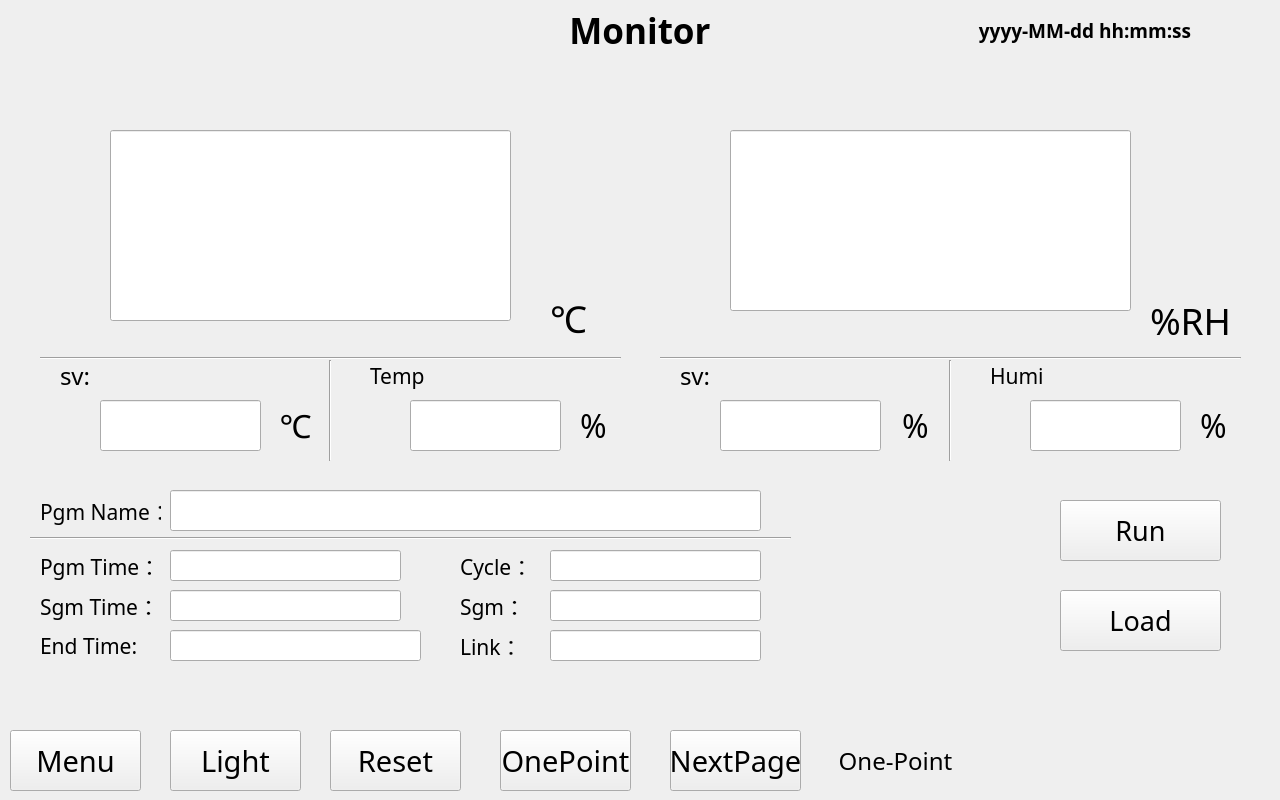
<?xml version="1.0" encoding="UTF-8"?>
<ui version="4.0">
 <class>Monitoring_Interface</class>
 <widget class="QWidget" name="Monitoring_Interface">
  <property name="geometry">
   <rect>
    <x>0</x>
    <y>0</y>
    <width>1280</width>
    <height>800</height>
   </rect>
  </property>
  <property name="windowTitle">
   <string>Form</string>
  </property>
  <widget class="QWidget" name="Header" native="true">
   <property name="geometry">
    <rect>
     <x>0</x>
     <y>0</y>
     <width>1280</width>
     <height>60</height>
    </rect>
   </property>
   <widget class="QLabel" name="logo">
    <property name="geometry">
     <rect>
      <x>0</x>
      <y>15</y>
      <width>155</width>
      <height>33</height>
     </rect>
    </property>
    <property name="font">
     <font>
      <pointsize>24</pointsize>
      <weight>75</weight>
      <bold>true</bold>
     </font>
    </property>
    <property name="text">
     <string/>
    </property>
    <property name="alignment">
     <set>Qt::AlignCenter</set>
    </property>
   </widget>
   <widget class="QLabel" name="current_time">
    <property name="geometry">
     <rect>
      <x>930</x>
      <y>0</y>
      <width>310</width>
      <height>60</height>
     </rect>
    </property>
    <property name="font">
     <font>
      <family>思源黑体</family>
      <pointsize>14</pointsize>
      <weight>75</weight>
      <bold>true</bold>
     </font>
    </property>
    <property name="text">
     <string>yyyy-MM-dd hh:mm:ss</string>
    </property>
    <property name="alignment">
     <set>Qt::AlignCenter</set>
    </property>
   </widget>
   <widget class="QLabel" name="title">
    <property name="geometry">
     <rect>
      <x>550</x>
      <y>0</y>
      <width>180</width>
      <height>60</height>
     </rect>
    </property>
    <property name="font">
     <font>
      <family>思源黑体</family>
      <pointsize>26</pointsize>
      <weight>75</weight>
      <bold>true</bold>
     </font>
    </property>
    <property name="text">
     <string>Monitor</string>
    </property>
    <property name="textFormat">
     <enum>Qt::PlainText</enum>
    </property>
    <property name="alignment">
     <set>Qt::AlignCenter</set>
    </property>
   </widget>
  </widget>
  <widget class="QWidget" name="Main" native="true">
   <property name="geometry">
    <rect>
     <x>0</x>
     <y>60</y>
     <width>1280</width>
     <height>660</height>
    </rect>
   </property>
   <property name="focusPolicy">
    <enum>Qt::NoFocus</enum>
   </property>
   <widget class="QWidget" name="Temperature_box" native="true">
    <property name="geometry">
     <rect>
      <x>40</x>
      <y>40</y>
      <width>581</width>
      <height>361</height>
     </rect>
    </property>
    <widget class="Line" name="temperature_line_h">
     <property name="geometry">
      <rect>
       <x>0</x>
       <y>250</y>
       <width>581</width>
       <height>16</height>
      </rect>
     </property>
     <property name="orientation">
      <enum>Qt::Horizontal</enum>
     </property>
    </widget>
    <widget class="Line" name="temperature_line_v">
     <property name="geometry">
      <rect>
       <x>280</x>
       <y>260</y>
       <width>20</width>
       <height>101</height>
      </rect>
     </property>
     <property name="orientation">
      <enum>Qt::Vertical</enum>
     </property>
    </widget>
    <widget class="QLineEdit" name="temperature_edit_pv">
     <property name="geometry">
      <rect>
       <x>70</x>
       <y>30</y>
       <width>401</width>
       <height>191</height>
      </rect>
     </property>
     <property name="font">
      <font>
       <family>思源黑体</family>
       <pointsize>102</pointsize>
       <weight>50</weight>
       <bold>false</bold>
      </font>
     </property>
     <property name="focusPolicy">
      <enum>Qt::NoFocus</enum>
     </property>
     <property name="alignment">
      <set>Qt::AlignCenter</set>
     </property>
    </widget>
    <widget class="QLabel" name="temperature_company_pv">
     <property name="geometry">
      <rect>
       <x>510</x>
       <y>200</y>
       <width>38</width>
       <height>37</height>
      </rect>
     </property>
     <property name="font">
      <font>
       <family>思源黑体</family>
       <pointsize>28</pointsize>
       <weight>50</weight>
       <bold>false</bold>
      </font>
     </property>
     <property name="text">
      <string>℃</string>
     </property>
    </widget>
    <widget class="QLabel" name="temperature_sv_title">
     <property name="geometry">
      <rect>
       <x>20</x>
       <y>260</y>
       <width>61</width>
       <height>31</height>
      </rect>
     </property>
     <property name="font">
      <font>
       <family>思源黑体</family>
       <pointsize>18</pointsize>
       <weight>50</weight>
       <bold>false</bold>
      </font>
     </property>
     <property name="focusPolicy">
      <enum>Qt::NoFocus</enum>
     </property>
     <property name="text">
      <string>sv:</string>
     </property>
    </widget>
    <widget class="QLineEdit" name="temperature_edit_sv">
     <property name="geometry">
      <rect>
       <x>60</x>
       <y>300</y>
       <width>161</width>
       <height>51</height>
      </rect>
     </property>
     <property name="font">
      <font>
       <family>思源黑体</family>
       <pointsize>36</pointsize>
       <weight>75</weight>
       <bold>true</bold>
      </font>
     </property>
     <property name="focusPolicy">
      <enum>Qt::ClickFocus</enum>
     </property>
     <property name="alignment">
      <set>Qt::AlignCenter</set>
     </property>
    </widget>
    <widget class="QLabel" name="temperature_company_sv">
     <property name="geometry">
      <rect>
       <x>230</x>
       <y>300</y>
       <width>51</width>
       <height>51</height>
      </rect>
     </property>
     <property name="font">
      <font>
       <family>思源黑体</family>
       <pointsize>24</pointsize>
       <weight>50</weight>
       <bold>false</bold>
      </font>
     </property>
     <property name="text">
      <string>℃</string>
     </property>
     <property name="alignment">
      <set>Qt::AlignCenter</set>
     </property>
    </widget>
    <widget class="QLineEdit" name="temperature_edit_percent">
     <property name="geometry">
      <rect>
       <x>370</x>
       <y>300</y>
       <width>151</width>
       <height>51</height>
      </rect>
     </property>
     <property name="font">
      <font>
       <family>思源黑体</family>
       <pointsize>36</pointsize>
       <weight>75</weight>
       <bold>true</bold>
      </font>
     </property>
     <property name="focusPolicy">
      <enum>Qt::NoFocus</enum>
     </property>
     <property name="alignment">
      <set>Qt::AlignCenter</set>
     </property>
    </widget>
    <widget class="QLabel" name="temperature_company_percent">
     <property name="geometry">
      <rect>
       <x>540</x>
       <y>300</y>
       <width>31</width>
       <height>51</height>
      </rect>
     </property>
     <property name="font">
      <font>
       <family>思源黑体</family>
       <pointsize>24</pointsize>
      </font>
     </property>
     <property name="text">
      <string>%</string>
     </property>
    </widget>
    <widget class="QLabel" name="temperature_image">
     <property name="geometry">
      <rect>
       <x>290</x>
       <y>260</y>
       <width>30</width>
       <height>30</height>
      </rect>
     </property>
     <property name="text">
      <string/>
     </property>
    </widget>
    <widget class="QLabel" name="temperature_percent_title">
     <property name="geometry">
      <rect>
       <x>330</x>
       <y>260</y>
       <width>61</width>
       <height>31</height>
      </rect>
     </property>
     <property name="font">
      <font>
       <family>思源黑体</family>
       <pointsize>16</pointsize>
       <weight>50</weight>
       <bold>false</bold>
      </font>
     </property>
     <property name="text">
      <string>Temp</string>
     </property>
    </widget>
    <widget class="QLabel" name="temperature_check_icon">
     <property name="geometry">
      <rect>
       <x>290</x>
       <y>260</y>
       <width>31</width>
       <height>31</height>
      </rect>
     </property>
     <property name="text">
      <string/>
     </property>
    </widget>
   </widget>
   <widget class="QWidget" name="Humidity_box" native="true">
    <property name="geometry">
     <rect>
      <x>660</x>
      <y>40</y>
      <width>581</width>
      <height>361</height>
     </rect>
    </property>
    <widget class="Line" name="humidity_line_h">
     <property name="geometry">
      <rect>
       <x>0</x>
       <y>250</y>
       <width>581</width>
       <height>16</height>
      </rect>
     </property>
     <property name="orientation">
      <enum>Qt::Horizontal</enum>
     </property>
    </widget>
    <widget class="Line" name="humidity_line_v">
     <property name="geometry">
      <rect>
       <x>280</x>
       <y>260</y>
       <width>20</width>
       <height>101</height>
      </rect>
     </property>
     <property name="orientation">
      <enum>Qt::Vertical</enum>
     </property>
    </widget>
    <widget class="QLineEdit" name="humidity_edit_pv">
     <property name="geometry">
      <rect>
       <x>70</x>
       <y>30</y>
       <width>401</width>
       <height>181</height>
      </rect>
     </property>
     <property name="font">
      <font>
       <family>思源黑体</family>
       <pointsize>102</pointsize>
       <weight>50</weight>
       <bold>false</bold>
      </font>
     </property>
     <property name="focusPolicy">
      <enum>Qt::NoFocus</enum>
     </property>
     <property name="text">
      <string/>
     </property>
     <property name="alignment">
      <set>Qt::AlignCenter</set>
     </property>
    </widget>
    <widget class="QLabel" name="humidity_company_pv">
     <property name="geometry">
      <rect>
       <x>490</x>
       <y>200</y>
       <width>91</width>
       <height>41</height>
      </rect>
     </property>
     <property name="font">
      <font>
       <family>思源黑体</family>
       <pointsize>28</pointsize>
       <weight>50</weight>
       <bold>false</bold>
      </font>
     </property>
     <property name="text">
      <string>%RH</string>
     </property>
    </widget>
    <widget class="QLabel" name="humidity_sv_title">
     <property name="geometry">
      <rect>
       <x>20</x>
       <y>260</y>
       <width>61</width>
       <height>31</height>
      </rect>
     </property>
     <property name="font">
      <font>
       <family>思源黑体</family>
       <pointsize>18</pointsize>
       <weight>50</weight>
       <bold>false</bold>
      </font>
     </property>
     <property name="focusPolicy">
      <enum>Qt::NoFocus</enum>
     </property>
     <property name="text">
      <string>sv:</string>
     </property>
    </widget>
    <widget class="QLineEdit" name="humidity_edit_sv">
     <property name="geometry">
      <rect>
       <x>60</x>
       <y>300</y>
       <width>161</width>
       <height>51</height>
      </rect>
     </property>
     <property name="font">
      <font>
       <family>思源黑体</family>
       <pointsize>36</pointsize>
       <weight>75</weight>
       <bold>true</bold>
      </font>
     </property>
     <property name="focusPolicy">
      <enum>Qt::ClickFocus</enum>
     </property>
     <property name="alignment">
      <set>Qt::AlignCenter</set>
     </property>
    </widget>
    <widget class="QLabel" name="humidity_company_sv">
     <property name="geometry">
      <rect>
       <x>220</x>
       <y>300</y>
       <width>71</width>
       <height>51</height>
      </rect>
     </property>
     <property name="font">
      <font>
       <family>思源黑体</family>
       <pointsize>24</pointsize>
       <weight>50</weight>
       <bold>false</bold>
      </font>
     </property>
     <property name="text">
      <string>%</string>
     </property>
     <property name="alignment">
      <set>Qt::AlignCenter</set>
     </property>
    </widget>
    <widget class="QLabel" name="humidity_percent_title">
     <property name="geometry">
      <rect>
       <x>330</x>
       <y>260</y>
       <width>61</width>
       <height>31</height>
      </rect>
     </property>
     <property name="font">
      <font>
       <family>思源黑体</family>
       <pointsize>16</pointsize>
       <weight>50</weight>
       <bold>false</bold>
      </font>
     </property>
     <property name="text">
      <string>Humi</string>
     </property>
    </widget>
    <widget class="QLineEdit" name="humidity_edit_percent">
     <property name="enabled">
      <bool>true</bool>
     </property>
     <property name="geometry">
      <rect>
       <x>370</x>
       <y>300</y>
       <width>151</width>
       <height>51</height>
      </rect>
     </property>
     <property name="font">
      <font>
       <family>思源黑体</family>
       <pointsize>36</pointsize>
       <weight>75</weight>
       <bold>true</bold>
      </font>
     </property>
     <property name="focusPolicy">
      <enum>Qt::NoFocus</enum>
     </property>
     <property name="alignment">
      <set>Qt::AlignCenter</set>
     </property>
    </widget>
    <widget class="QLabel" name="humidity_company_percent">
     <property name="geometry">
      <rect>
       <x>540</x>
       <y>300</y>
       <width>31</width>
       <height>51</height>
      </rect>
     </property>
     <property name="font">
      <font>
       <family>思源黑体</family>
       <pointsize>24</pointsize>
      </font>
     </property>
     <property name="text">
      <string>%</string>
     </property>
    </widget>
    <widget class="QLabel" name="humidity_image">
     <property name="geometry">
      <rect>
       <x>290</x>
       <y>260</y>
       <width>31</width>
       <height>31</height>
      </rect>
     </property>
     <property name="text">
      <string/>
     </property>
    </widget>
    <widget class="QLabel" name="humidity_check_icon">
     <property name="geometry">
      <rect>
       <x>330</x>
       <y>300</y>
       <width>30</width>
       <height>30</height>
      </rect>
     </property>
     <property name="text">
      <string/>
     </property>
    </widget>
   </widget>
   <widget class="QWidget" name="Program_box" native="true">
    <property name="geometry">
     <rect>
      <x>30</x>
      <y>430</y>
      <width>981</width>
      <height>181</height>
     </rect>
    </property>
    <widget class="Line" name="program_line">
     <property name="geometry">
      <rect>
       <x>0</x>
       <y>40</y>
       <width>761</width>
       <height>16</height>
      </rect>
     </property>
     <property name="orientation">
      <enum>Qt::Horizontal</enum>
     </property>
    </widget>
    <widget class="QLabel" name="program_name_label">
     <property name="geometry">
      <rect>
       <x>10</x>
       <y>0</y>
       <width>121</width>
       <height>41</height>
      </rect>
     </property>
     <property name="font">
      <font>
       <family>思源黑体</family>
       <pointsize>16</pointsize>
      </font>
     </property>
     <property name="text">
      <string>Pgm Name：</string>
     </property>
    </widget>
    <widget class="QLineEdit" name="program_name_edit">
     <property name="geometry">
      <rect>
       <x>140</x>
       <y>0</y>
       <width>591</width>
       <height>41</height>
      </rect>
     </property>
     <property name="font">
      <font>
       <family>思源黑体</family>
       <pointsize>16</pointsize>
      </font>
     </property>
     <property name="focusPolicy">
      <enum>Qt::NoFocus</enum>
     </property>
    </widget>
    <widget class="QLabel" name="program_time_label">
     <property name="geometry">
      <rect>
       <x>10</x>
       <y>60</y>
       <width>111</width>
       <height>31</height>
      </rect>
     </property>
     <property name="font">
      <font>
       <family>思源黑体</family>
       <pointsize>16</pointsize>
      </font>
     </property>
     <property name="text">
      <string>Pgm Time：</string>
     </property>
    </widget>
    <widget class="QLabel" name="period_time_label">
     <property name="geometry">
      <rect>
       <x>10</x>
       <y>100</y>
       <width>111</width>
       <height>31</height>
      </rect>
     </property>
     <property name="font">
      <font>
       <family>思源黑体</family>
       <pointsize>16</pointsize>
      </font>
     </property>
     <property name="text">
      <string>Sgm Time：</string>
     </property>
    </widget>
    <widget class="QLabel" name="estimate_time_label">
     <property name="geometry">
      <rect>
       <x>10</x>
       <y>140</y>
       <width>111</width>
       <height>31</height>
      </rect>
     </property>
     <property name="font">
      <font>
       <family>思源黑体</family>
       <pointsize>16</pointsize>
      </font>
     </property>
     <property name="text">
      <string>End Time:</string>
     </property>
    </widget>
    <widget class="QLineEdit" name="program_time_edit">
     <property name="geometry">
      <rect>
       <x>140</x>
       <y>60</y>
       <width>231</width>
       <height>31</height>
      </rect>
     </property>
     <property name="font">
      <font>
       <family>思源黑体</family>
       <pointsize>16</pointsize>
      </font>
     </property>
     <property name="focusPolicy">
      <enum>Qt::NoFocus</enum>
     </property>
    </widget>
    <widget class="QLineEdit" name="period_time_edit">
     <property name="geometry">
      <rect>
       <x>140</x>
       <y>100</y>
       <width>231</width>
       <height>31</height>
      </rect>
     </property>
     <property name="font">
      <font>
       <family>思源黑体</family>
       <pointsize>16</pointsize>
      </font>
     </property>
     <property name="focusPolicy">
      <enum>Qt::NoFocus</enum>
     </property>
    </widget>
    <widget class="QLineEdit" name="estimate_time_edit">
     <property name="geometry">
      <rect>
       <x>140</x>
       <y>140</y>
       <width>251</width>
       <height>31</height>
      </rect>
     </property>
     <property name="font">
      <font>
       <family>思源黑体</family>
       <pointsize>16</pointsize>
      </font>
     </property>
     <property name="focusPolicy">
      <enum>Qt::NoFocus</enum>
     </property>
    </widget>
    <widget class="QLabel" name="program_cycle_label">
     <property name="geometry">
      <rect>
       <x>430</x>
       <y>60</y>
       <width>71</width>
       <height>31</height>
      </rect>
     </property>
     <property name="font">
      <font>
       <family>思源黑体</family>
       <pointsize>16</pointsize>
      </font>
     </property>
     <property name="text">
      <string>Cycle：</string>
     </property>
    </widget>
    <widget class="QLabel" name="program_run_period_label">
     <property name="geometry">
      <rect>
       <x>430</x>
       <y>100</y>
       <width>71</width>
       <height>31</height>
      </rect>
     </property>
     <property name="font">
      <font>
       <family>思源黑体</family>
       <pointsize>16</pointsize>
      </font>
     </property>
     <property name="text">
      <string>Sgm：</string>
     </property>
    </widget>
    <widget class="QLabel" name="program_link_label">
     <property name="geometry">
      <rect>
       <x>430</x>
       <y>140</y>
       <width>71</width>
       <height>31</height>
      </rect>
     </property>
     <property name="font">
      <font>
       <family>思源黑体</family>
       <pointsize>16</pointsize>
      </font>
     </property>
     <property name="text">
      <string>Link：</string>
     </property>
    </widget>
    <widget class="QLineEdit" name="program_cycle_edit">
     <property name="geometry">
      <rect>
       <x>520</x>
       <y>60</y>
       <width>211</width>
       <height>31</height>
      </rect>
     </property>
     <property name="font">
      <font>
       <family>思源黑体</family>
       <pointsize>16</pointsize>
      </font>
     </property>
     <property name="focusPolicy">
      <enum>Qt::NoFocus</enum>
     </property>
    </widget>
    <widget class="QLineEdit" name="program_run_period_edit">
     <property name="geometry">
      <rect>
       <x>520</x>
       <y>100</y>
       <width>211</width>
       <height>31</height>
      </rect>
     </property>
     <property name="font">
      <font>
       <family>思源黑体</family>
       <pointsize>16</pointsize>
      </font>
     </property>
     <property name="focusPolicy">
      <enum>Qt::NoFocus</enum>
     </property>
    </widget>
    <widget class="QLineEdit" name="program_link_edit">
     <property name="geometry">
      <rect>
       <x>520</x>
       <y>140</y>
       <width>211</width>
       <height>31</height>
      </rect>
     </property>
     <property name="font">
      <font>
       <family>思源黑体</family>
       <pointsize>16</pointsize>
      </font>
     </property>
     <property name="focusPolicy">
      <enum>Qt::NoFocus</enum>
     </property>
    </widget>
    <widget class="QLabel" name="run_gif">
     <property name="geometry">
      <rect>
       <x>840</x>
       <y>50</y>
       <width>72</width>
       <height>72</height>
      </rect>
     </property>
     <property name="text">
      <string/>
     </property>
    </widget>
   </widget>
   <widget class="QPushButton" name="running_pBtn">
    <property name="geometry">
     <rect>
      <x>1060</x>
      <y>440</y>
      <width>161</width>
      <height>61</height>
     </rect>
    </property>
    <property name="font">
     <font>
      <family>思源黑体</family>
      <pointsize>20</pointsize>
      <weight>50</weight>
      <bold>false</bold>
     </font>
    </property>
    <property name="text">
     <string>Run</string>
    </property>
   </widget>
   <widget class="QPushButton" name="loading_pBtn">
    <property name="geometry">
     <rect>
      <x>1060</x>
      <y>530</y>
      <width>161</width>
      <height>61</height>
     </rect>
    </property>
    <property name="font">
     <font>
      <family>思源黑体</family>
      <pointsize>20</pointsize>
      <weight>50</weight>
      <bold>false</bold>
     </font>
    </property>
    <property name="text">
     <string>Load</string>
    </property>
   </widget>
  </widget>
  <widget class="QWidget" name="Footer" native="true">
   <property name="geometry">
    <rect>
     <x>0</x>
     <y>720</y>
     <width>1280</width>
     <height>80</height>
    </rect>
   </property>
   <widget class="QPushButton" name="font_page_pbtn">
    <property name="geometry">
     <rect>
      <x>10</x>
      <y>10</y>
      <width>131</width>
      <height>61</height>
     </rect>
    </property>
    <property name="font">
     <font>
      <family>思源黑体</family>
      <pointsize>22</pointsize>
     </font>
    </property>
    <property name="text">
     <string>Menu</string>
    </property>
   </widget>
   <widget class="QPushButton" name="LED_pbtn">
    <property name="geometry">
     <rect>
      <x>170</x>
      <y>10</y>
      <width>131</width>
      <height>61</height>
     </rect>
    </property>
    <property name="font">
     <font>
      <family>思源黑体</family>
      <pointsize>22</pointsize>
     </font>
    </property>
    <property name="text">
     <string>Light</string>
    </property>
    <property name="checkable">
     <bool>true</bool>
    </property>
   </widget>
   <widget class="QPushButton" name="reset_pbth">
    <property name="geometry">
     <rect>
      <x>330</x>
      <y>10</y>
      <width>131</width>
      <height>61</height>
     </rect>
    </property>
    <property name="font">
     <font>
      <family>思源黑体</family>
      <pointsize>22</pointsize>
     </font>
    </property>
    <property name="text">
     <string>Reset</string>
    </property>
   </widget>
   <widget class="QPushButton" name="constant_value_running_pbtn">
    <property name="geometry">
     <rect>
      <x>500</x>
      <y>10</y>
      <width>131</width>
      <height>61</height>
     </rect>
    </property>
    <property name="font">
     <font>
      <family>思源黑体</family>
      <pointsize>22</pointsize>
     </font>
    </property>
    <property name="text">
     <string>OnePoint</string>
    </property>
   </widget>
   <widget class="QPushButton" name="next_page_pbtn">
    <property name="geometry">
     <rect>
      <x>670</x>
      <y>10</y>
      <width>131</width>
      <height>61</height>
     </rect>
    </property>
    <property name="font">
     <font>
      <family>思源黑体</family>
      <pointsize>22</pointsize>
     </font>
    </property>
    <property name="text">
     <string>NextPage</string>
    </property>
   </widget>
   <widget class="QLabel" name="footer_line">
    <property name="geometry">
     <rect>
      <x>0</x>
      <y>0</y>
      <width>1280</width>
      <height>3</height>
     </rect>
    </property>
    <property name="text">
     <string/>
    </property>
   </widget>
   <widget class="QWidget" name="status_box" native="true">
    <property name="geometry">
     <rect>
      <x>820</x>
      <y>10</y>
      <width>431</width>
      <height>61</height>
     </rect>
    </property>
    <widget class="QLabel" name="status_box_line">
     <property name="geometry">
      <rect>
       <x>150</x>
       <y>1</y>
       <width>2</width>
       <height>59</height>
      </rect>
     </property>
     <property name="text">
      <string/>
     </property>
    </widget>
    <widget class="QLabel" name="status_text">
     <property name="geometry">
      <rect>
       <x>0</x>
       <y>15</y>
       <width>151</width>
       <height>31</height>
      </rect>
     </property>
     <property name="font">
      <font>
       <family>思源黑体</family>
       <pointsize>18</pointsize>
      </font>
     </property>
     <property name="text">
      <string>One-Point</string>
     </property>
     <property name="alignment">
      <set>Qt::AlignCenter</set>
     </property>
    </widget>
    <widget class="QLabel" name="status_1">
     <property name="geometry">
      <rect>
       <x>175</x>
       <y>15</y>
       <width>25</width>
       <height>29</height>
      </rect>
     </property>
     <property name="text">
      <string/>
     </property>
    </widget>
    <widget class="QLabel" name="status_2">
     <property name="geometry">
      <rect>
       <x>215</x>
       <y>15</y>
       <width>22</width>
       <height>30</height>
      </rect>
     </property>
     <property name="text">
      <string/>
     </property>
    </widget>
    <widget class="QLabel" name="status_3">
     <property name="geometry">
      <rect>
       <x>255</x>
       <y>15</y>
       <width>15</width>
       <height>31</height>
      </rect>
     </property>
     <property name="text">
      <string/>
     </property>
    </widget>
    <widget class="QLabel" name="status_4">
     <property name="geometry">
      <rect>
       <x>285</x>
       <y>18</y>
       <width>30</width>
       <height>23</height>
      </rect>
     </property>
     <property name="text">
      <string/>
     </property>
    </widget>
    <widget class="QLabel" name="status_5">
     <property name="geometry">
      <rect>
       <x>330</x>
       <y>16</y>
       <width>27</width>
       <height>26</height>
      </rect>
     </property>
     <property name="text">
      <string/>
     </property>
    </widget>
    <widget class="QLabel" name="status_6">
     <property name="geometry">
      <rect>
       <x>370</x>
       <y>15</y>
       <width>30</width>
       <height>29</height>
      </rect>
     </property>
     <property name="text">
      <string/>
     </property>
    </widget>
   </widget>
  </widget>
  <widget class="QWidget" name="layoutWidget">
   <property name="geometry">
    <rect>
     <x>0</x>
     <y>0</y>
     <width>2</width>
     <height>2</height>
    </rect>
   </property>
   <layout class="QVBoxLayout" name="verticalLayout"/>
  </widget>
 </widget>
 <resources/>
 <connections/>
</ui>
